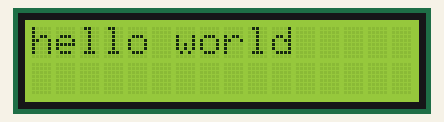
The sketch below on a simulated Arduino Uno, built with avr-gcc and run on an emulated ATmega328P. On the bench: 16×2 character LCD.

Above: at 0.1 s.
At 1.1 s:
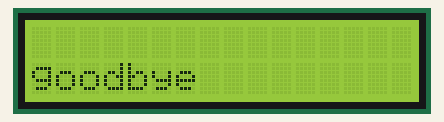

Measured:
- what the display in image 1 shows lasts 1.0 s, from 1.1 s to 2.1 s

The sketch:

lcd.ino
```cpp
#include <LiquidCrystal.h>

LiquidCrystal lcd(2, 3, 4, 8, 12, 13);

void lcd_display(String text, int x=0, int y=0)
{
  lcd.clear();
  lcd.setCursor(x, y);
  lcd.print(text);
}

void setup() {
  lcd.begin(16,2);

}

void loop() {
  lcd_display("hello world");
  delay(1000);
  lcd_display("goodbye", 0, 1);
  delay(1000);
}
```
